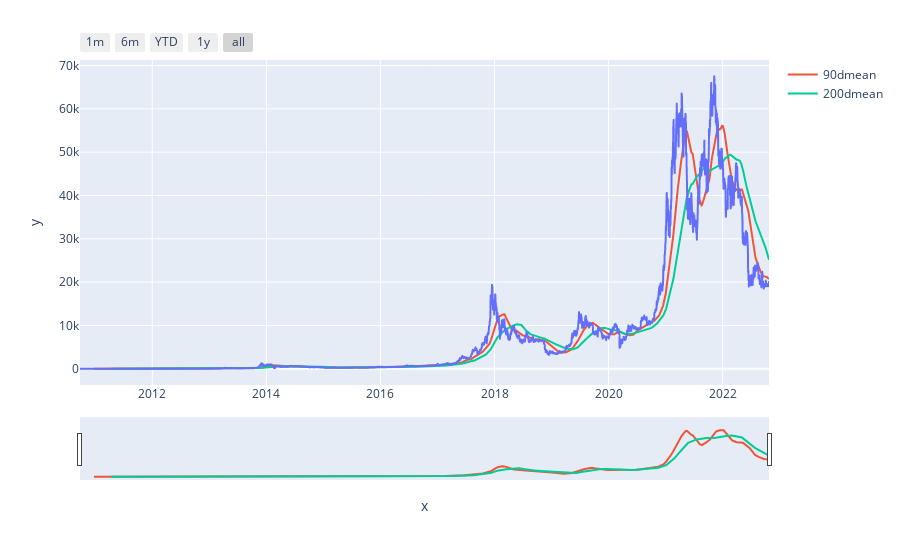

Here is the notebook cell this chart was saved with:
### Code cell
import plotly.express as px

df['90dmean'] = df['price'].rolling(90).mean()
df['200dmean'] = df['price'].rolling(200).mean()

fig = px.line(x=df['date'], y=df['price'])
fig.add_scatter(x=df['date'], y=df['90dmean'], name="90dmean")
fig.add_scatter(x=df['date'], y=df['200dmean'], name="200dmean")
# fig.add_scatter(x=data.index, y=data['Open'], name="Open")

fig.update_xaxes(
    rangeslider_visible = True,
    rangeselector = dict(
        buttons = list([
            dict(count = 1, label = "1m", step = "month", stepmode = "backward"),
            dict(count = 6, label = "6m", step = "month", stepmode = "backward"),
            dict(count = 1, label = "YTD", step = "year", stepmode = "todate"),
            dict(count = 1, label = "1y", step = "year", stepmode = "backward"),
            dict(step = "all")
        ])
    )
)


fig.show()

### Figure 1 — Plotly figure (JSON) as saved in the notebook; plotly's stock layout.template omitted (floating-point values rounded to 4 significant figures; data arrays with more than 128 entries replaced by an {"elided": "..."} marker saying what was removed)
{"data": [{"hovertemplate": "x=%{x}<br>y=%{y}<extra></extra>", "legendgroup": "", "line": {"color": "#636efa", "dash": "solid"}, "marker": {"symbol": "circle"}, "mode": "lines", "name": "", "showlegend": false, "type": "scattergl", "x": {"elided": "4386 str values"}, "xaxis": "x", "y": {"elided": "4386 float values"}, "yaxis": "y"}, {"name": "90dmean", "type": "scatter", "x": {"elided": "4386 str values"}, "y": {"elided": "4386 float values"}}, {"name": "200dmean", "type": "scatter", "x": {"elided": "4386 str values"}, "y": {"elided": "4386 float values"}}], "layout": {"legend": {"tracegroupgap": 0}, "margin": {"t": 60}, "xaxis": {"anchor": "y", "domain": [0, 1], "rangeselector": {"buttons": [{"count": 1, "label": "1m", "step": "month", "stepmode": "backward"}, {"count": 6, "label": "6m", "step": "month", "stepmode": "backward"}, {"count": 1, "label": "YTD", "step": "year", "stepmode": "todate"}, {"count": 1, "label": "1y", "step": "year", "stepmode": "backward"}, {"step": "all"}]}, "rangeslider": {"visible": true}, "title": {"text": "x"}}, "yaxis": {"anchor": "x", "domain": [0, 1], "title": {"text": "y"}}}}
